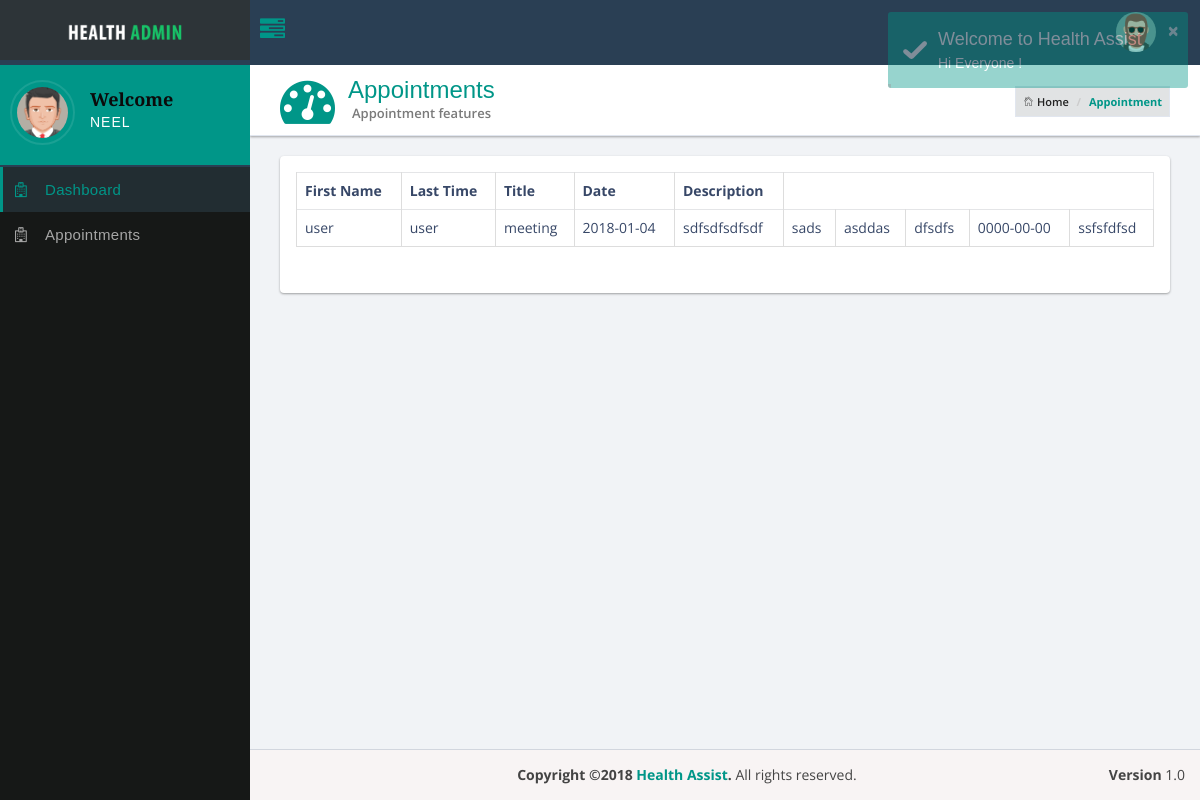
Page /dappointments.php (signed in) on the committed database.
### tables this page shows
CREATE TABLE `appointment` (
  `id` bigint(15) UNSIGNED NOT NULL,
  `status` int(2) NOT NULL,
  `title` varchar(65) NOT NULL,
  `date` date NOT NULL,
  `description` varchar(255) NOT NULL,
  `doctorId` bigint(15) UNSIGNED NOT NULL,
  `patientId` bigint(15) UNSIGNED NOT NULL
);

CREATE TABLE `patient` (
  `id` bigint(15) UNSIGNED NOT NULL,
  `username` varchar(125) NOT NULL,
  `password` varchar(125) NOT NULL,
  `email` varchar(125) NOT NULL,
  `firstName` varchar(65) NOT NULL,
  `lastName` varchar(65) NOT NULL,
  `phoneNo` int(11) NOT NULL
);

### dappointments.php (the view, shortened to what this page needs)
<?php include 'dheader.php';?>
<div class="header-icon">
	<i class="fa fa-tachometer"></i>
</div>
<div class="header-title">
	<h1>Appointments</h1>
	<small> Appointment features</small>
	<ol class="breadcrumb hidden-xs">
		<li><a href="index.html"><i class="pe-7s-home"></i> Home</a></li>
		<li class="active">Appointment</li>
	</ol>
</div>
</section>
<section class="content">
	<div class="row">
		<div class="col-xs-12 col-sm-12 col-md-12 col-lg-12">
			<div class="panel panel-bd" data-index="0">
				<div class="panel-body">
					<div class="table-responsive">
						<table class="table table-bordered table-hover">
							<thead>
								<tr>
									<th>First Name</th>
									<th>Last Time</th>
									<th>Title</th>
									<th>Date</th>
									<th>Description</th>
								</tr>
							</thead>
							<tbody>
							<tr>
<?php
$queryAppointmentList = "SELECT patient.id, patient.firstName, patient.lastName, appointment.title, appointment.date, appointment.description, appointment.patientId FROM patient INNER JOIN appointment ON patient.id = appointment.patientId";
$getAppointmentList = $conn->query($queryAppointmentList);
if ($getAppointmentList->num_rows > 0) {
    while ($row = $getAppointmentList->fetch_assoc()) {
        echo  '<td>' . $row['firstName'] . '</td>'. '<td>' . $row['lastName'] . '</td>' . '<td>' . $row['title'] . '</td>'. '<td>' . $row['date'] . '</td>'. '<td>' . $row['description'] . '</td>';
    }
} else {
    echo "0 results";
}
?>
								</tr>
							</tbody>
						</table>
					</div>
				</div>
			</div>
		</div>
	</div>
</section>
<?php include 'dfooter.php';?>

### rows in the picture
appointment: patientId.firstName "user", patientId.lastName "user", title "meeting", date "2018-01-04", description "sdfsdfsdfsdf"
appointment: patientId.firstName "sads", patientId.lastName "asddas", title "dfsdfs", date "0000-00-00", description "ssfsfdfsd"

### other values in the picture
$_SESSION['username'] "NEEL"
